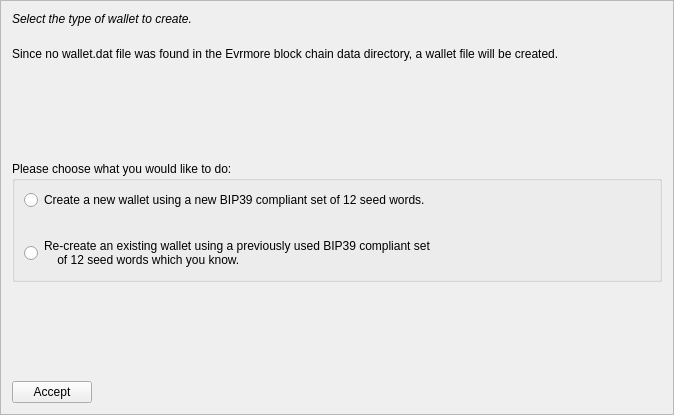
<?xml version="1.0" encoding="UTF-8"?>
<ui version="4.0">
 <class>MnemonicDialog1</class>
 <widget class="QFrame" name="MnemonicDialog1">
  <property name="geometry">
   <rect>
    <x>0</x>
    <y>0</y>
    <width>674</width>
    <height>415</height>
   </rect>
  </property>
  <property name="windowTitle">
   <string>HD Wallet Setup</string>
  </property>
  <property name="frameShape">
   <enum>QFrame::StyledPanel</enum>
  </property>
  <property name="frameShadow">
   <enum>QFrame::Raised</enum>
  </property>
  <layout class="QVBoxLayout" name="verticalLayout">
   <item>
    <widget class="QLabel" name="walletLabel">
     <property name="styleSheet">
      <string notr="true">QLabel { font-style:italic; }</string>
     </property>
     <property name="text">
      <string>Select the type of wallet to create.</string>
     </property>
     <property name="wordWrap">
      <bool>true</bool>
     </property>
    </widget>
   </item>
   <item>
    <spacer name="verticalSpacer_4">
     <property name="orientation">
      <enum>Qt::Vertical</enum>
     </property>
     <property name="sizeType">
      <enum>QSizePolicy::Minimum</enum>
     </property>
     <property name="sizeHint" stdset="0">
      <size>
       <width>20</width>
       <height>15</height>
      </size>
     </property>
    </spacer>
   </item>
   <item>
    <widget class="QLabel" name="wallettypeLabel">
     <property name="text">
      <string>Since no wallet.dat file was found in the Evrmore block chain data directory, a wallet file will be created.</string>
     </property>
     <property name="wordWrap">
      <bool>true</bool>
     </property>
    </widget>
   </item>
   <item>
    <spacer name="verticalSpacer">
     <property name="orientation">
      <enum>Qt::Vertical</enum>
     </property>
     <property name="sizeHint" stdset="0">
      <size>
       <width>20</width>
       <height>40</height>
      </size>
     </property>
    </spacer>
   </item>
   <item>
    <widget class="QGroupBox" name="groupBox">
     <property name="title">
      <string>Please choose what you would like to do:</string>
     </property>
     <layout class="QVBoxLayout" name="verticalLayout_2">
      <item>
       <widget class="QRadioButton" name="walletNewRadio">
        <property name="text">
         <string>Create a new wallet using a new BIP39 compliant set of 12 seed words.</string>
        </property>
       </widget>
      </item>
      <item>
       <spacer name="verticalSpacer_3">
        <property name="orientation">
         <enum>Qt::Vertical</enum>
        </property>
        <property name="sizeHint" stdset="0">
         <size>
          <width>20</width>
          <height>20</height>
         </size>
        </property>
       </spacer>
      </item>
      <item>
       <widget class="QRadioButton" name="walletOldRadio">
        <property name="text">
         <string>Re-create an existing wallet using a previously used BIP39 compliant set 
    of 12 seed words which you know.</string>
        </property>
       </widget>
      </item>
     </layout>
    </widget>
   </item>
   <item>
    <spacer name="verticalSpacer_2">
     <property name="orientation">
      <enum>Qt::Vertical</enum>
     </property>
     <property name="sizeHint" stdset="0">
      <size>
       <width>20</width>
       <height>40</height>
      </size>
     </property>
    </spacer>
   </item>
   <item>
    <layout class="QHBoxLayout" name="horizontalLayout">
     <item>
      <widget class="QPushButton" name="acceptButton">
       <property name="text">
        <string>Accept</string>
       </property>
       <property name="autoDefault">
        <bool>false</bool>
       </property>
      </widget>
     </item>
     <item>
      <spacer name="horizontalSpacer">
       <property name="orientation">
        <enum>Qt::Horizontal</enum>
       </property>
       <property name="sizeHint" stdset="0">
        <size>
         <width>40</width>
         <height>20</height>
        </size>
       </property>
      </spacer>
     </item>
    </layout>
   </item>
  </layout>
 </widget>
 <resources/>
 <connections/>
</ui>
